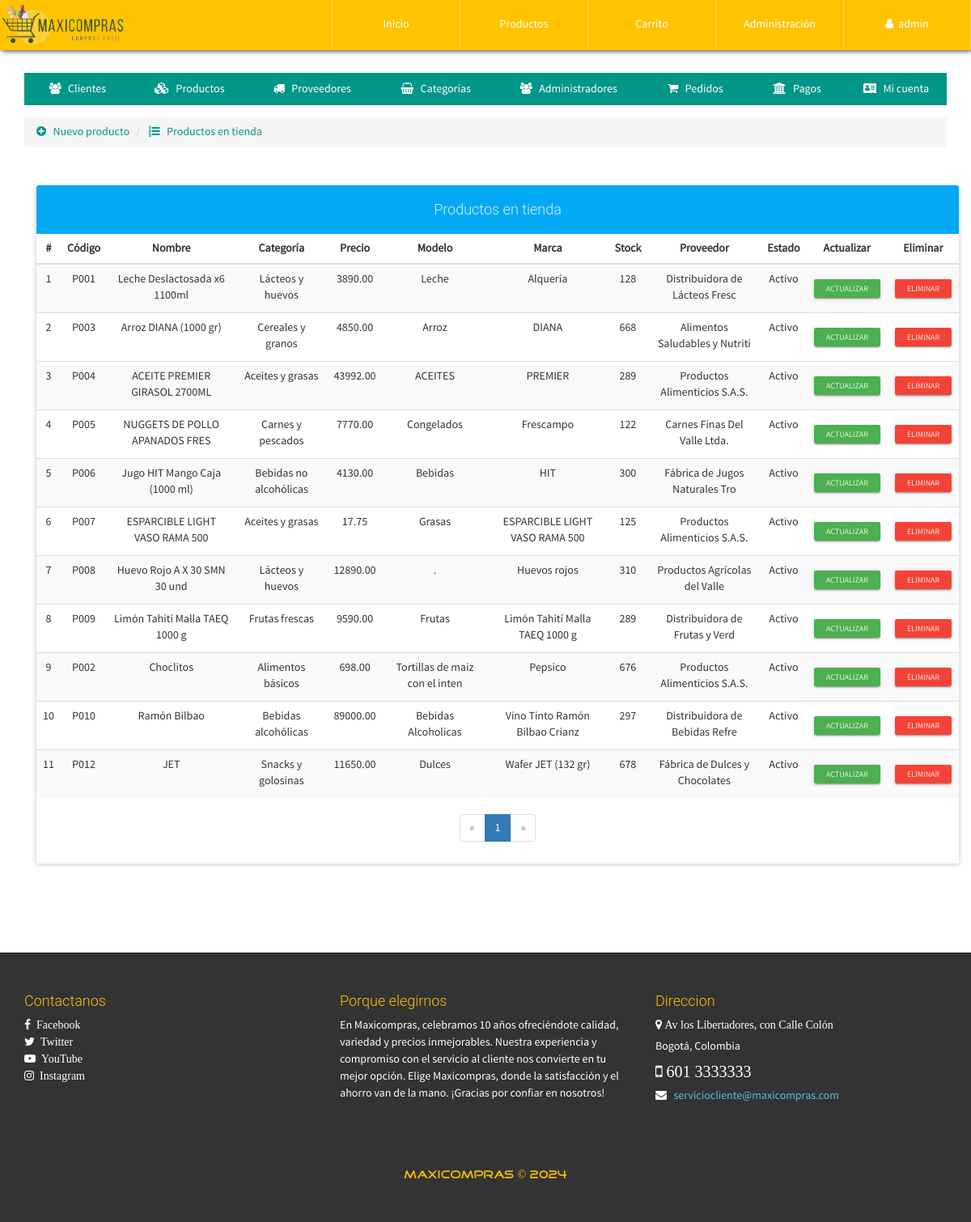
Page /configAdmin.php?view=productlist (signed in) on the committed database.
### tables this page shows
CREATE TABLE `producto` (
  `id` int(20) NOT NULL,
  `CodigoProd` varchar(30) NOT NULL,
  `NombreProd` varchar(30) NOT NULL,
  `CodigoCat` varchar(30) NOT NULL,
  `Precio` decimal(30,2) NOT NULL,
  `Descuento` int(2) NOT NULL,
  `Modelo` varchar(30) NOT NULL,
  `Marca` varchar(30) NOT NULL,
  `Stock` int(20) NOT NULL,
  `NITProveedor` varchar(30) NOT NULL,
  `Imagen` varchar(150) NOT NULL,
  `Nombre` varchar(30) NOT NULL,
  `Estado` varchar(15) NOT NULL
);

CREATE TABLE `categoria` (
  `CodigoCat` varchar(30) NOT NULL,
  `Nombre` varchar(90) NOT NULL,
  `Descripcion` text NOT NULL
);

CREATE TABLE `proveedor` (
  `NITProveedor` varchar(30) NOT NULL,
  `NombreProveedor` varchar(30) NOT NULL,
  `Direccion` varchar(200) NOT NULL,
  `Telefono` varchar(20) NOT NULL,
  `PaginaWeb` varchar(30) NOT NULL
);

### library/consulSQL.php (called while the page is built, shortened)
<?php
class ejecutarSQL {
    public static function conectar(){
        if(!$con=  mysqli_connect(SERVER,USER,PASS,BD)){
            echo "Error en el servidor, verifique sus datos";
        }
        mysqli_set_charset($con, "utf8");
        return $con;
    }
    public static function consultar($query) {
        if (!$consul = mysqli_query(ejecutarSQL::conectar(), $query)) {
            echo 'Error en la consulta SQL ejecutada';
        }
        return $consul;
    }
}

### admin/productlist-view.php (the view, shortened to what this page needs)
<ul class="breadcrumb" style="margin-bottom: 5px;">
    <li>
        <a href="configAdmin.php?view=product">
            <i class="fa fa-plus-circle" aria-hidden="true"></i> &nbsp; Nuevo producto
        </a>
    </li>
    <li>
        <a href="configAdmin.php?view=productlist"><i class="fa fa-list-ol" aria-hidden="true"></i> &nbsp; Productos en tienda</a>
    </li>
</ul>
<div class="container">
	<div class="row">
		<div class="col-xs-12">
            <br><br>
            <div class="panel panel-info">
              <div class="panel-heading text-center"><h4>Productos en tienda</h4></div>
                <div class="table-responsive">
                  <table class="table table-striped table-hover">
                      <thead class="">
                          <tr>
                          	  <th class="text-center">#</th>
                              <th class="text-center">Código</th>
                              <th class="text-center">Nombre</th>
                              <th class="text-center">Categoría</th>
                              <th class="text-center">Precio</th>
                              <th class="text-center">Modelo</th>
                              <th class="text-center">Marca</th>
                              <th class="text-center">Stock</th>
                              <th class="text-center">Proveedor</th>
                              <th class="text-center">Estado</th>
                              <th class="text-center">Actualizar</th>
                              <th class="text-center">Eliminar</th>
                          </tr>
                      </thead>
                      <tbody>
                        <?php
                        	$mysqli = mysqli_connect(SERVER, USER, PASS, BD);
							mysqli_set_charset($mysqli, "utf8");
							$pagina = isset($_GET['pag']) ? (int)$_GET['pag'] : 1;
							$regpagina = 30;
							$inicio = ($pagina > 1) ? (($pagina * $regpagina) - $regpagina) : 0;
							$productos=mysqli_query($mysqli,"SELECT SQL_CALC_FOUND_ROWS * FROM producto LIMIT $inicio, $regpagina");
							$totalregistros = mysqli_query($mysqli,"SELECT FOUND_ROWS()");
							$totalregistros = mysqli_fetch_array($totalregistros, MYSQLI_ASSOC);
							$numeropaginas = ceil($totalregistros["FOUND_ROWS()"]/$regpagina);
							$cr=$inicio+1;
                            while($prod=mysqli_fetch_array($productos, MYSQLI_ASSOC)){
                        ?>
                        <tr>
                        	<td class="text-center"><?php echo $cr; ?></td>
                        	<td class="text-center"><?php echo $prod['CodigoProd']; ?></td>
                        	<td class="text-center"><?php echo $prod['NombreProd']; ?></td>
                        	<td class="text-center">
                        		<?php
                        			$categ=ejecutarSQL::consultar("SELECT Nombre FROM categoria WHERE CodigoCat='".$prod['CodigoCat']."'");
                        			$datc=mysqli_fetch_array($categ, MYSQLI_ASSOC);
                        			echo $datc['Nombre'];
                        		?>
                        	</td>
                        	<td class="text-center"><?php echo $prod['Precio']; ?></td>
                        	<td class="text-center"><?php echo $prod['Modelo']; ?></td>
                        	<td class="text-center"><?php echo $prod['Marca']; ?></td>
                        	<td class="text-center"><?php echo $prod['Stock']; ?></td>
                        	<td class="text-center">
                        		<?php
                        			$prov=ejecutarSQL::consultar("SELECT NombreProveedor FROM proveedor WHERE NITProveedor='".$prod['NITProveedor']."'");
                        			$datp=mysqli_fetch_array($prov, MYSQLI_ASSOC);
                        			echo $datp['NombreProveedor'];
                        		?>
                        	</td>
                        	<td class="text-center">
                        		<?php echo $prod['Estado']; ?>
                        	</td>
                        	<td class="text-center">
                        		<a href="configAdmin.php?view=productinfo&code=<?php echo $prod['CodigoProd']; ?>" class="btn btn-raised btn-xs btn-success">Actualizar</a>
                        	</td>
                        	<td class="text-center">
                        		<form action="process/delprod.php" method="POST" class="FormCatElec" data-form="delete">
                        			<button type="submit" class="btn btn-raised btn-xs btn-danger">Eliminar</button>
                        		</form>
                        	</td>
                        </tr>
                        <?php
                        	$cr++;
                        	}
                        ?>
                      </tbody>
                  </table>
                </div>
                <?php if($numeropaginas>=1): ?>
              	<div class="text-center">
                  <ul class="pagination">
                    <?php if($pagina == 1): ?>
                        <li class="disabled">
                            <a>
                                <span aria-hidden="true">&laquo;</span>
                            </a>
                        </li>
                    <?php endif; ?>
                    <?php
                        for($i=1; $i <= $numeropaginas; $i++ ){
                            if($pagina == $i){
                                echo '<li class="active"><a href="configAdmin.php?view=productlist&pag='.$i.'">'.$i.'</a></li>';
                            }else{
                                echo '<li><a href="configAdmin.php?view=productlist&pag='.$i.'">'.$i.'</a></li>';
                            }
                        }
                    ?>
                    <?php if($pagina == $numeropaginas): ?>
                        <li class="disabled">
                            <a>
                                <span aria-hidden="true">&raquo;</span>
                            </a>
                        </li>
                    <?php endif; ?>
                  </ul>
                </div>
                <?php endif; ?>
            </div>
        </div>
	</div>
</div>

### configAdmin.php (shortened to what this page needs)
<?php
    include './library/consulSQL.php';
?>
<!DOCTYPE html>
<html lang="es">
<head>
    <?php include './inc/link.php'; ?>
</head>
<body id="container-page-configAdmin">
    <?php include './inc/navbar.php'; ?>
    <section id="prove-product-cat-config">
        <div class="container">
          <ul class="nav nav-tabs nav-justified" style="margin-bottom: 15px;">
          <li>
              <a href="configAdmin.php?view=cliente">
                <i class="fa fa-users" aria-hidden="true"></i> &nbsp; Clientes
              </a>
            </li>
            <li>
              <a href="configAdmin.php?view=product">
                <i class="fa fa-cubes" aria-hidden="true"></i> &nbsp; Productos
              </a>
            </li>
            <li>
              <a href="configAdmin.php?view=provider">
                <i class="fa fa-truck" aria-hidden="true"></i> &nbsp; Proveedores
              </a>
            </li>
            <li>
              <a href="configAdmin.php?view=category">
                <i class="fa fa-shopping-basket" aria-hidden="true"></i> &nbsp; Categorías
              </a>
            </li>
            <li>
              <a href="configAdmin.php?view=admin">
                <i class="fa fa-users" aria-hidden="true"></i> &nbsp; Administradores
              </a>
            </li>
            <li>
              <a href="configAdmin.php?view=order">
                <i class="fa fa-shopping-cart" aria-hidden="true"></i> &nbsp; Pedidos
              </a>
            </li>
            <li>
              <a href="configAdmin.php?view=bank">
                <i class="fa fa-university" aria-hidden="true"></i> &nbsp; Pagos
              </a>
            </li>
            <li>
              <a href="configAdmin.php?view=account">
                <i class="fa fa-address-card" aria-hidden="true"></i> &nbsp; Mi cuenta
              </a>
            </li>
          </ul>
          <?php
            $content=$_GET['view'];
            $WhiteList=["product","productlist","productinfo","provider","providerlist","providerinfo","category","categorylist","categoryinfo","admin","adminlist","order","bank","account","cliente","clientelist","clienteinfo"];
            if(isset($content)){
              if(in_array($content, $WhiteList) && is_file("./admin/".$content."-view.php")){
                include "./admin/".$content."-view.php";
              }else{
                echo '<h2 class="text-center">Lo sentimos, la opción que ha seleccionado no se encuentra disponible</h2>';
              }
            }else{
              echo '<h2 class="text-center">Para empezar, por favor escoja una opción del menú de administración</h2>';
            }
          ?>
        </div>
    </section>
    <?php include './inc/footer.php'; ?>
</body>
</html>

### inc/link.php (shortened to what this page needs)
<link rel="stylesheet" href="./css/font-awesome.min.css">
<link rel="stylesheet" href="./css/normalize.css">
<link rel="stylesheet" href="./css/bootstrap.min.css">
<link rel="stylesheet" href="./css/bootstrap-material-design.min.css">
<link rel="stylesheet" href="./css/ripples.min.css">
<link rel="stylesheet" href="./css/sweetalert.css">
<link rel="stylesheet" href="./css/media.css">
<link rel="stylesheet" href="./css/style.css">

### inc/navbar.php (shortened to what this page needs)
<nav id="navbar-auto-hidden">
        <div class="row hidden-xs">
            <div class="col-xs-4">
              <img src="assets/logo.png" width="160" alt="Logo">
            </div>
            <div class="col-xs-8">
              <div class="contenedor-tabla pull-right">
                <div class="contenedor-tr">
                  <a href="index.php" class="table-cell-td">Inicio</a>
                  <a href="product.php" class="table-cell-td">Productos</a>
                  <?php
                      if(!$_SESSION['nombreAdmin']==""){
                          echo '
                              <a href="carrito.php" class="table-cell-td">Carrito</a>
                              <a href="configAdmin.php" class="table-cell-td">Administración</a>
                              <a href="#!" class="table-cell-td exit-system">
                                  <i class="fa fa-user"></i>&nbsp;&nbsp;'.$_SESSION['nombreAdmin'].'
                              </a>
                           ';
                      }else if(!$_SESSION['nombreUser']==""){
                          echo '
                              <a href="pedido.php" class="table-cell-td">Pedido</a>
                              <a href="carrito.php" class="table-cell-td">Carrito</a>
                              <a href="#!" class="table-cell-td exit-system">
                              <i class="fa fa-user"></i>&nbsp;&nbsp;'.$_SESSION['nombreUser'].'
                              </a>
                              <a href="#!" class="table-cell-td userConBtn" data-code="'.$_SESSION['UserNIT'].'">
                                <i class="glyphicon glyphicon-cog"></i>
                              </a>
                           ';
                      }
                  ?>
                </div>
              </div>
            </div>
        </div>
    </nav>

### inc/footer.php (shortened to what this page needs)
<footer>
    <div class="container">
        <div class="row">
            <div class="col-sm-4">
                <h4 class="text-footer">Contactanos</h4>
                <a href="#" target="_blank">
                    <i class="fa fa-facebook" aria-hidden="true">&nbsp; Facebook </i>
                </a><br>
                <a href="#" target="_blank">
                    <i class="fa fa-twitter" aria-hidden="true">&nbsp; Twitter </i>
                </a><br>
                <a href="#" target="_blank">
                    <i class="fa fa-youtube-play" aria-hidden="true">&nbsp; YouTube </i>
                </a><br>
                <a href="#" target="_blank">
                    <i class="fa fa-instagram" aria-hidden="true">&nbsp; Instagram </i>
                </a><br>
            </div>
            <div class="col-sm-4">
                <h4 class="text-footer">Porque elegirnos</h4>
                <p>
                En Maxicompras, celebramos 10 años ofreciéndote calidad, variedad y precios inmejorables. Nuestra experiencia y compromiso con el servicio al cliente nos convierte en tu mejor opción. Elige Maxicompras, donde la satisfacción y el ahorro van de la mano. ¡Gracias por confiar en nosotros!
                </p>
            </div>
            <div class="col-sm-4">
                <h4 class="text-footer" >Direccion</h4>
                <p class="fa fa-map-marker" style="color: #FFF"> Av los Libertadores, con Calle Colón</p>
                <p style="color: #FFF">Bogotá, Colombia</p>
                <p class="fa fa-mobile" style="font-size:20px"  aria-hidden="true">  601 3333333</p></br>
                <p class="fa fa-envelope"></p>
                <a href="mailto:serviciocliente@maxicompras.com" target="_blank" style="color: #5bc0de"> &nbsp; serviciocliente@maxicompras.com</a>
            </div>
        </div>
    </div>
    <br><br><br>
    <h5 class="text-center tittles-pages-logo text-footer">MAXICOMPRAS &copy; 2024</h5>
</footer>

### css/media.css (style rules this page uses)
@media (min-width: 1200px) { .contenedor-tabla { width: 90%; } }

### css/style.css (style rules this page uses)
body { font-family: "FontFamilySPro"; line-height: 1.5; font-size: 1.4em; width: 100%; height: 100%; margin: 0px; padding: 0px; background-position: center center; background-repeat: no-repeat; background-attachment: fixed; background-size: cover; background-color: #fff; }
nav { width: 100%; position: fixed; top: 0px; background-color: #ffc300; box-shadow: 2px 0px 7px #000; z-index: 50; }
.contenedor-tabla { display: table; width: 100%; }
.contenedor-tr { display: table-row; width: 100%; }
.contenedor-tr > a { text-decoration: none; color: #fff; }
.contenedor-tr > a:last-child { border-right: 1px solid rgba(255, 255, 255,0.3); }
.table-cell-td { display: table-cell; padding: 20px 7px; border-left: 1px solid rgba(255, 255, 255,0.3); text-align: center; width: 20%; }
section { width: 100%; margin: 0px; padding: 90px 0px; }
footer { width: 100%; color: #fff; background-color: #333; padding: 40px 0px; }
.text-footer { color: #ffc300; }
footer a { color: #fff; }
.tittles-pages-logo { font-family: "FontFamilyLogo"; }
#container-page-configAdmin { background-image: url(../assets/img/font-registration.JPG); }
#prove-product-cat-config { background-color: #fff; min-height: 900px; }

### rows in the picture
producto: CodigoProd "P001", NombreProd "Leche Deslactosada x6 1100ml", CodigoCat.Nombre "Lácteos y huevos", Precio "3890.00", Modelo "Leche", Marca "Alquería", Stock "128", NITProveedor.NombreProveedor "Distribuidora de Lácteos Fresc", Estado "Activo"
producto: CodigoProd "P003", NombreProd "Arroz DIANA (1000 gr)", CodigoCat.Nombre "Cereales y granos", Precio "4850.00", Modelo "Arroz", Marca "DIANA", Stock "668", NITProveedor.NombreProveedor "Alimentos Saludables y Nutriti", Estado "Activo"
producto: CodigoProd "P004", NombreProd "ACEITE PREMIER GIRASOL 2700ML", CodigoCat.Nombre "Aceites y grasas", Precio "43992.00", Modelo "ACEITES", Marca "PREMIER", Stock "289", NITProveedor.NombreProveedor "Productos Alimenticios S.A.S.", Estado "Activo"
producto: CodigoProd "P005", NombreProd "NUGGETS DE POLLO APANADOS FRES", CodigoCat.Nombre "Carnes y pescados", Precio "7770.00", Modelo "Congelados", Marca "Frescampo", Stock "122", NITProveedor.NombreProveedor "Carnes Finas Del Valle Ltda.", Estado "Activo"
producto: CodigoProd "P006", NombreProd "Jugo HIT Mango Caja (1000 ml)", CodigoCat.Nombre "Bebidas no alcohólicas", Precio "4130.00", Modelo "Bebidas", Marca "HIT", Stock "300", NITProveedor.NombreProveedor "Fábrica de Jugos Naturales Tro", Estado "Activo"
producto: CodigoProd "P007", NombreProd "ESPARCIBLE LIGHT VASO RAMA 500", CodigoCat.Nombre "Aceites y grasas", Precio "17.75", Modelo "Grasas", Marca "ESPARCIBLE LIGHT VASO RAMA 500", Stock "125", NITProveedor.NombreProveedor "Productos Alimenticios S.A.S.", Estado "Activo"
producto: CodigoProd "P008", NombreProd "Huevo Rojo A X 30 SMN 30 und", CodigoCat.Nombre "Lácteos y huevos", Precio "12890.00", Modelo ".", Marca "Huevos rojos", Stock "310", NITProveedor.NombreProveedor "Productos Agrícolas del Valle", Estado "Activo"
producto: CodigoProd "P009", NombreProd "Limón Tahití Malla TAEQ 1000 g", CodigoCat.Nombre "Frutas frescas", Precio "9590.00", Modelo "Frutas", Marca "Limón Tahití Malla TAEQ 1000 g", Stock "289", NITProveedor.NombreProveedor "Distribuidora de Frutas y Verd", Estado "Activo"
producto: CodigoProd "P002", NombreProd "Choclitos", CodigoCat.Nombre "Alimentos básicos", Precio "698.00", Modelo "Tortillas de maiz con el inten", Marca "Pepsico", Stock "676", NITProveedor.NombreProveedor "Productos Alimenticios S.A.S.", Estado "Activo"
producto: CodigoProd "P010", NombreProd "Ramón Bilbao", CodigoCat.Nombre "Bebidas alcohólicas", Precio "89000.00", Modelo "Bebidas Alcoholicas", Marca "Vino Tinto Ramón Bilbao Crianz", Stock "297", NITProveedor.NombreProveedor "Distribuidora de Bebidas Refre", Estado "Activo"
producto: CodigoProd "P012", NombreProd "JET", CodigoCat.Nombre "Snacks y golosinas", Precio "11650.00", Modelo "Dulces", Marca "Wafer JET (132 gr)", Stock "678", NITProveedor.NombreProveedor "Fábrica de Dulces y Chocolates", Estado "Activo"

### other values in the picture
$_SESSION['nombreAdmin'] "admin"
